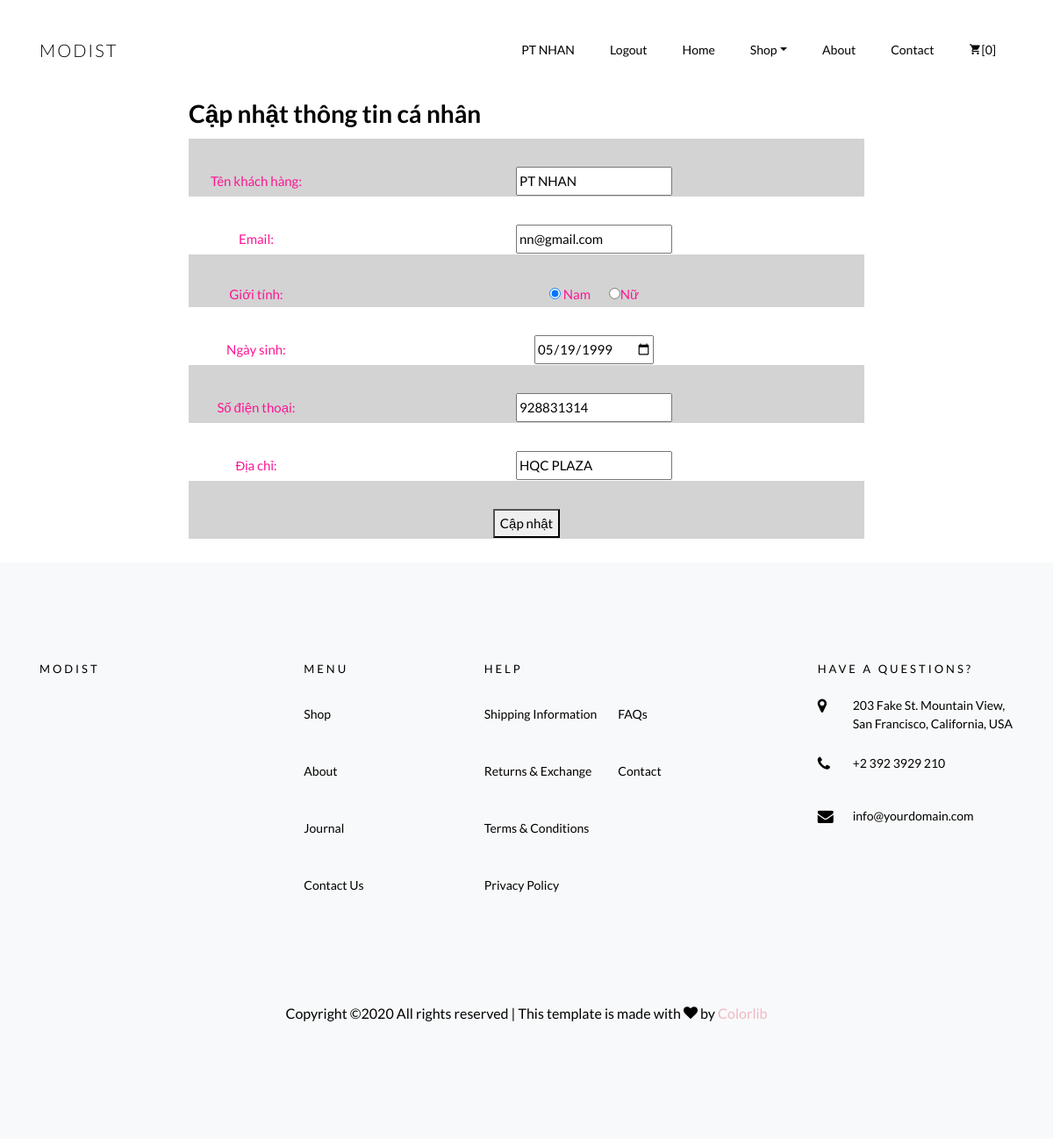
The page /info.php?page=edit_info&id=5 (signed in) on the database its author committed.
### tables this page shows
CREATE TABLE `khachhang` (
  `maKhachHang` int(11) NOT NULL,
  `tenKhachHang` varchar(100) NOT NULL,
  `email` varchar(100) NOT NULL,
  `gioiTinh` varchar(10) NOT NULL,
  `ngaySinh` date NOT NULL,
  `soDienThoai` int(11) NOT NULL,
  `matKhau` varchar(111) NOT NULL,
  `diaChi` varchar(100) NOT NULL
);

### inculdes/edit_info.php (the view, shortened to what this page needs)
<?php
  $sql = "select * from khachhang where maKhachHang='$_GET[id]'";
  $query = mysqli_query($con, $sql);
  $data = mysqli_fetch_array($query);
  $male_checked = "";
  $female_checked = "";
  if($data["gioiTinh"]==1)
  {
    $male_checked = "checked";
  }
  else{$female_checked = "checked";}
?>
<h3><b>Cập nhật thông tin cá nhân</b></h3>
<form class="form_edit" method="POST" action="info.php?page=edit_info">
  <table style="width:100%;">
  					<tr>
  					   <td class="title">Tên khách hàng:</td>
               <td class="content">
                <input type="text" name="tenkh" value="<?php echo $data["tenKhachHang"] ?>" />
              </td>
  					</tr>
            <tr>
               <td class="title">Email:</td>
                <td class="content">
                  <input type="email" name="email" readonly value="<?php echo $data["email"] ?>" />
                </td>
            </tr>
            <tr>
               <td class="title">Giới tính:</td>
                <td class="content">
                <input type="radio" name="gt" value="1" <?php echo $male_checked ?>  /> Nam
                &emsp;
                <input type="radio" name="gt" value="0" <?php echo $female_checked ?> />Nữ
                </td>
            </tr>
            <tr>
               <td class="title">Ngày sinh:</td>
                <td class="content">
                  <input type="date" name="date" value="<?php echo $data["ngaySinh"] ?>" />
                </td>
            </tr>
            <tr>
               <td class="title">Số điện thoại:</td>
              <td class="content">
                <input type="number" name="sdt" value="<?php echo $data["soDienThoai"] ?>" />
              </td>
            </tr>
            <tr>
               <td class="title">Địa chỉ:</td>
              <td class="content">
              <input type="text" name="diachi" value="<?php echo $data["diaChi"] ?>" />
              </td>
            </tr>
             <tr>
                <td class="td_link" colspan="2"><button type="submit" name="btnSua">Cập nhật</button></td>
            </tr>
  </table>
</form>

### css/infomation.css (style rules this page uses)
.info table tr { border:0; text-align: center; color:deeppink; }
.info table tr:nth-child(odd) { background-color: lightgrey; }
.info table tr td { padding-top: 2rem; }
.info table tr .title { width: 20%; }
.info table tr .content { width: 80%; }
.info table tr .td_link { text-align: center; }

### rows shown on the page
khachhang: tenkh "PT NHAN", email "nn@gmail.com", date "05/19/1999", sdt "928831314", diachi "HQC PLAZA"

### other values the page prints
$_SESSION["kh"]["tenKhachHang"] "PT NHAN"
